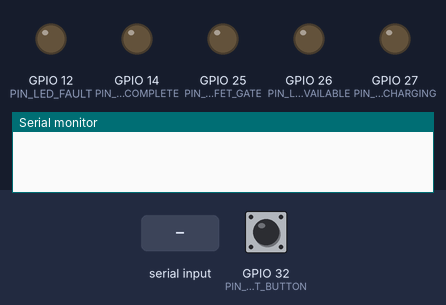
Recording of a sketch running on a simulated ESP32. Parts: output pins drawn as LEDs (lit = HIGH), the last lines printed to the serial monitor. Inputs (shaded band) come from the test bench; at power-on: GPIO 32 (PIN_FAULT_BUTTON) HIGH. WiFi joins after 1.5 s; servers stay silent unless stated; uploads are accepted with an empty reply.

Above: at 0.0 s.
At 1.7 s:
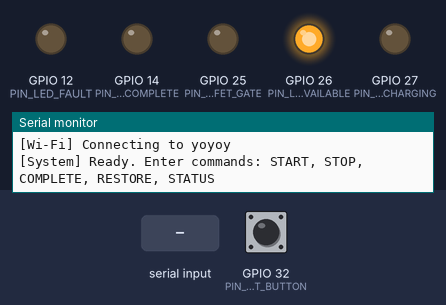
1.8 s: GPIO 32 (PIN_FAULT_BUTTON) pulled LOW for 0.15 s
At 2.7 s:
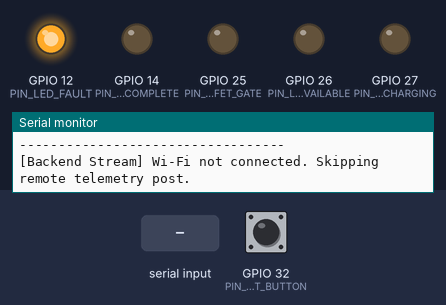
3.4 s: "START\n" received over Serial
4.9 s: "STOP\n" received over Serial
6.4 s: "COMPLETE\n" received over Serial
Timing chart, 0 to 8.9 s (numbered marks = the images above; inputs shaded):
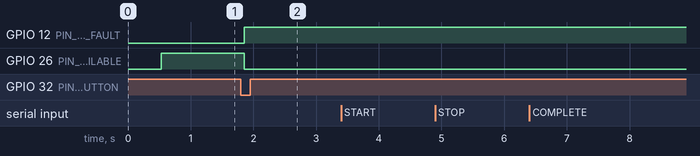

The sketch:

esp32_station.ino
```cpp
/*
 * VoltGuide Station Prototype Firmware (ESP32)
 * ============================================
 * Hardware Interface:
 *   - Board: ESP32 DevKit / ESP32-WROOM-32
 *   - GPIO25: MOSFET Gate Control (IRFZ44N Low-Voltage Load Switch)
 *   - GPIO26: GREEN LED (Station State: AVAILABLE)
 *   - GPIO27: BLUE LED  (Station State: CHARGING)
 *   - GPIO14: WHITE LED (Station State: COMPLETE)
 *   - GPIO12: RED LED   (Station State: FAULT)
 *   - GPIO32: Physical Fault Button (Active-LOW, INPUT_PULLUP)
 *
 * Telemetry Contract:
 *   - Posts to: POST http://YOUR_COMPUTER_IP:8000/station/telemetry/ingest
 *   - Station ID: "7" (Grand Mercure Mysore)
 *   - Source: "HARDWARE"
 *   - Telemetry Quality: "NOMINAL" (No INA219 current sensor connected)
 *   - Physical State: REAL (ESP32 Controller + MOSFET Logic + Physical Fault Button)
 *
 * Serial Commands (115200 baud):
 *   - START     : Transitions AVAILABLE -> CHARGING
 *   - STOP      : Transitions CHARGING  -> AVAILABLE
 *   - COMPLETE  : Transitions CHARGING  -> COMPLETE
 *   - RESTORE   : Transitions FAULT / COMPLETE -> AVAILABLE
 *   - STATUS    : Prints current state, electrical metrics, and Wi-Fi / backend diagnostics
 */

#include <WiFi.h>
#include <HTTPClient.h>

// -----------------------------------------------------------------------------
// Network & Backend Configuration
// -----------------------------------------------------------------------------
// Replace with your local Wi-Fi credentials
const char* WIFI_SSID     = "yoyoy";
const char* WIFI_PASSWORD = "11111111";

// Replace YOUR_COMPUTER_IP with the local IP of the computer running FastAPI (e.g. "http://192.168.1.50:8000")
// Do NOT use "localhost" or "127.0.0.1" because on ESP32 that refers to the microcontroller itself.
const char* API_BASE_URL  = "http://10.244.124.194";
const char* STATION_ID    = "7";

// -----------------------------------------------------------------------------
// GPIO Pin Assignments
// -----------------------------------------------------------------------------
const int PIN_MOSFET_GATE    = 25; // IRFZ44N gate control (logic output for testing)
const int PIN_LED_AVAILABLE  = 26; // Green LED
const int PIN_LED_CHARGING   = 27; // Blue LED
const int PIN_LED_COMPLETE   = 14; // White LED
const int PIN_LED_FAULT      = 12; // Red LED
const int PIN_FAULT_BUTTON   = 32; // Physical emergency fault button (INPUT_PULLUP)

// -----------------------------------------------------------------------------
// Station State Machine
// -----------------------------------------------------------------------------
enum StationState {
  STATE_AVAILABLE,
  STATE_CHARGING,
  STATE_COMPLETE,
  STATE_FAULT
};

StationState currentState = STATE_AVAILABLE;
String faultReason = "";

// -----------------------------------------------------------------------------
// Electrical & Session Tracking (Nominal Baseline)
// -----------------------------------------------------------------------------
const float NOMINAL_VOLTAGE_V = 400.0f; // Nominal DC bus voltage (Volts)
const float NOMINAL_CURRENT_A = 125.0f; // Nominal charging current (Amps)
const float NOMINAL_POWER_W   = 50000.0f; // Nominal active power (Watts)

unsigned long sessionStartTimeMs = 0;
unsigned long lastTelemetryPostMs = 0;
const unsigned long TELEMETRY_INTERVAL_MS = 3000; // Post telemetry every 3s

float accumulatedEnergyWh = 0.0f;
unsigned long lastEnergyCalcMs = 0;

// Button debounce tracking
int lastButtonState = HIGH;
unsigned long lastDebounceTimeMs = 0;
const unsigned long DEBOUNCE_DELAY_MS = 50;

// Serial input buffer
String inputCommandBuffer = "";

// -----------------------------------------------------------------------------
// Forward Declarations
// -----------------------------------------------------------------------------
void applyHardwareOutputs(StationState state);
void handleSerialCommands();
void checkPhysicalFaultButton();
void updateEnergyAccumulation();
void sendTelemetryToBackend();
void printStatus();
const char* getStateString(StationState state);
const char* getBackendStateString(StationState state);

// -----------------------------------------------------------------------------
// Setup
// -----------------------------------------------------------------------------
void setup() {
  Serial.begin(115200);
  delay(500);

  Serial.println();
  Serial.println(F("=================================================="));
  Serial.println(F("   VoltGuide EV Station Prototype - ESP32 Node   "));
  Serial.println(F("=================================================="));
  Serial.println(F("Hardware Profile:"));
  Serial.println(F("  - Controller: ESP32 DevKit (REAL)"));
  Serial.println(F("  - Actuator  : GPIO25 MOSFET Gate Switch (REAL)"));
  Serial.println(F("  - Telemetry : NOMINAL / ESTIMATED (No INA219 sensor)"));
  Serial.println(F("  - Station ID: 7 (Grand Mercure Mysore)"));
  Serial.println(F("--------------------------------------------------"));

  // Initialize GPIO directions
  pinMode(PIN_MOSFET_GATE, OUTPUT);
  pinMode(PIN_LED_AVAILABLE, OUTPUT);
  pinMode(PIN_LED_CHARGING, OUTPUT);
  pinMode(PIN_LED_COMPLETE, OUTPUT);
  pinMode(PIN_LED_FAULT, OUTPUT);
  pinMode(PIN_FAULT_BUTTON, INPUT_PULLUP);

  // Apply default boot state: AVAILABLE
  applyHardwareOutputs(STATE_AVAILABLE);

  // Initiate non-blocking Wi-Fi connection
  Serial.print(F("[Wi-Fi] Connecting to "));
  Serial.println(WIFI_SSID);
  WiFi.mode(WIFI_STA);
  WiFi.begin(WIFI_SSID, WIFI_PASSWORD);

  Serial.println(F("[System] Ready. Enter commands: START, STOP, COMPLETE, RESTORE, STATUS"));
}

// -----------------------------------------------------------------------------
// Main Loop
// -----------------------------------------------------------------------------
void loop() {
  // 1. Monitor physical emergency fault button (authoritative hardware input)
  checkPhysicalFaultButton();

  // 2. Process incoming serial operator commands
  handleSerialCommands();

  // 3. Update nominal session energy accumulation during CHARGING
  updateEnergyAccumulation();

  // 4. Periodically transmit hardware telemetry to FastAPI backend
  unsigned long now = millis();
  if (now - lastTelemetryPostMs >= TELEMETRY_INTERVAL_MS) {
    lastTelemetryPostMs = now;
    sendTelemetryToBackend();
  }

  yield();
}

// -----------------------------------------------------------------------------
// Hardware Output State Actuation
// -----------------------------------------------------------------------------
void applyHardwareOutputs(StationState state) {
  currentState = state;

  switch (state) {
    case STATE_AVAILABLE:
      digitalWrite(PIN_LED_AVAILABLE, HIGH); // Green ON
      digitalWrite(PIN_LED_CHARGING,  LOW);  // Blue OFF
      digitalWrite(PIN_LED_COMPLETE,  LOW);  // White OFF
      digitalWrite(PIN_LED_FAULT,     LOW);  // Red OFF
      digitalWrite(PIN_MOSFET_GATE,   LOW);  // MOSFET gate LOW (Load isolated)
      faultReason = "";
      break;

    case STATE_CHARGING:
      digitalWrite(PIN_LED_AVAILABLE, LOW);  // Green OFF
      digitalWrite(PIN_LED_CHARGING,  HIGH); // Blue ON
      digitalWrite(PIN_LED_COMPLETE,  LOW);  // White OFF
      digitalWrite(PIN_LED_FAULT,     LOW);  // Red OFF
      digitalWrite(PIN_MOSFET_GATE,   HIGH); // MOSFET gate HIGH (Load energized)
      sessionStartTimeMs = millis();
      lastEnergyCalcMs = millis();
      faultReason = "";
      break;

    case STATE_COMPLETE:
      digitalWrite(PIN_LED_AVAILABLE, LOW);  // Green OFF
      digitalWrite(PIN_LED_CHARGING,  LOW);  // Blue OFF
      digitalWrite(PIN_LED_COMPLETE,  HIGH); // White ON
      digitalWrite(PIN_LED_FAULT,     LOW);  // Red OFF
      digitalWrite(PIN_MOSFET_GATE,   LOW);  // MOSFET gate LOW (Load isolated)
      break;

    case STATE_FAULT:
      digitalWrite(PIN_LED_AVAILABLE, LOW);  // Green OFF
      digitalWrite(PIN_LED_CHARGING,  LOW);  // Blue OFF
      digitalWrite(PIN_LED_COMPLETE,  LOW);  // White OFF
      digitalWrite(PIN_LED_FAULT,     HIGH); // Red ON
      digitalWrite(PIN_MOSFET_GATE,   LOW);  // MOSFET gate LOW (Immediate cutoff)
      break;
  }
}

// -----------------------------------------------------------------------------
// Physical Fault Button Handler (Authoritative Hardware Signal)
// -----------------------------------------------------------------------------
void checkPhysicalFaultButton() {
  int reading = digitalRead(PIN_FAULT_BUTTON);

  // Detect state change for debouncing
  if (reading != lastButtonState) {
    lastDebounceTimeMs = millis();
  }

  if ((millis() - lastDebounceTimeMs) > DEBOUNCE_DELAY_MS) {
    // If button is held LOW (pressed) and not already in FAULT
    if (reading == LOW && currentState != STATE_FAULT) {
      Serial.println(F("\n[HARDWARE ALERT] Physical Emergency Fault Button Pressed (GPIO32)!"));
      faultReason = "MANUAL_FAULT";
      applyHardwareOutputs(STATE_FAULT);
      printStatus();
      // Transmit immediate telemetry update on fault trigger
      sendTelemetryToBackend();
    }
  }

  lastButtonState = reading;
}

// -----------------------------------------------------------------------------
// Nominal Energy Integration
// -----------------------------------------------------------------------------
void updateEnergyAccumulation() {
  if (currentState == STATE_CHARGING) {
    unsigned long now = millis();
    if (lastEnergyCalcMs > 0 && now > lastEnergyCalcMs) {
      float deltaHours = (now - lastEnergyCalcMs) / 3600000.0f;
      accumulatedEnergyWh += (NOMINAL_POWER_W * deltaHours);
    }
    lastEnergyCalcMs = now;
  }
}

// -----------------------------------------------------------------------------
// Serial Operator Commands Interface
// -----------------------------------------------------------------------------
void handleSerialCommands() {
  while (Serial.available() > 0) {
    char c = (char)Serial.read();
    if (c == '\n' || c == '\r') {
      inputCommandBuffer.trim();
      inputCommandBuffer.toUpperCase();

      if (inputCommandBuffer.length() > 0) {
        Serial.print(F(">> Command Received: "));
        Serial.println(inputCommandBuffer);

        if (inputCommandBuffer == "START") {
          if (currentState == STATE_AVAILABLE) {
            Serial.println(F("[State Transition] AVAILABLE -> CHARGING (MOSFET ON)"));
            accumulatedEnergyWh = 0.0f;
            applyHardwareOutputs(STATE_CHARGING);
          } else if (currentState == STATE_FAULT) {
            Serial.println(F("[Command Rejected] Cannot start: Station is in FAULT. Send RESTORE first."));
          } else {
            Serial.print(F("[Command Rejected] Station already in state: "));
            Serial.println(getStateString(currentState));
          }
        }
        else if (inputCommandBuffer == "STOP") {
          if (currentState == STATE_CHARGING) {
            Serial.println(F("[State Transition] CHARGING -> AVAILABLE (MOSFET OFF)"));
            applyHardwareOutputs(STATE_AVAILABLE);
          } else {
            Serial.println(F("[Command Rejected] Station is not actively charging."));
          }
        }
        else if (inputCommandBuffer == "COMPLETE") {
          if (currentState == STATE_CHARGING) {
            Serial.println(F("[State Transition] CHARGING -> COMPLETE (MOSFET OFF)"));
            applyHardwareOutputs(STATE_COMPLETE);
          } else {
            Serial.println(F("[Command Rejected] Session can only be completed from CHARGING state."));
          }
        }
        else if (inputCommandBuffer == "RESTORE") {
          if (currentState == STATE_FAULT || currentState == STATE_COMPLETE) {
            Serial.println(F("[State Transition] RESTORING station -> AVAILABLE"));
            accumulatedEnergyWh = 0.0f;
            applyHardwareOutputs(STATE_AVAILABLE);
          } else {
            Serial.println(F("[State Notice] Station is already active / operational."));
          }
        }
        else if (inputCommandBuffer == "STATUS") {
          printStatus();
        }
        else {
          Serial.println(F("[Error] Unknown command. Valid options: START, STOP, COMPLETE, RESTORE, STATUS"));
        }

        inputCommandBuffer = "";
      }
    } else {
      inputCommandBuffer += c;
    }
  }
}

// -----------------------------------------------------------------------------
// Telemetry HTTP Transmission (FastAPI Backend Ingestion)
// -----------------------------------------------------------------------------
void sendTelemetryToBackend() {
  if (WiFi.status() != WL_CONNECTED) {
    Serial.println(F("[Backend Stream] Wi-Fi not connected. Skipping remote telemetry post."));
    return;
  }

  HTTPClient http;
  String endpoint = String(API_BASE_URL) + "/station/telemetry/ingest";

  // Compute nominal electrical values based on state
  float volt = (currentState == STATE_CHARGING) ? NOMINAL_VOLTAGE_V : 0.0f;
  float curr = (currentState == STATE_CHARGING) ? NOMINAL_CURRENT_A : 0.0f;
  float pwr  = (currentState == STATE_CHARGING) ? NOMINAL_POWER_W   : 0.0f;
  bool isFault = (currentState == STATE_FAULT);
  bool relayClosed = (currentState == STATE_CHARGING);

  // Construct JSON payload
  char payload[384];
  if (isFault) {
    snprintf(payload, sizeof(payload),
      "{\"station_id\":\"%s\",\"source\":\"HARDWARE\",\"state\":\"%s\","
      "\"voltage_v\":%.1f,\"current_a\":%.1f,\"power_w\":%.1f,\"energy_wh\":%.2f,"
      "\"fault\":true,\"fault_code\":\"%s\",\"controller_connected\":true,"
      "\"telemetry_connected\":false,\"telemetry_quality\":\"NOMINAL\",\"relay_closed\":false}",
      STATION_ID,
      getBackendStateString(currentState),
      volt, curr, pwr, accumulatedEnergyWh,
      faultReason.c_str()
    );
  } else {
    snprintf(payload, sizeof(payload),
      "{\"station_id\":\"%s\",\"source\":\"HARDWARE\",\"state\":\"%s\","
      "\"voltage_v\":%.1f,\"current_a\":%.1f,\"power_w\":%.1f,\"energy_wh\":%.2f,"
      "\"fault\":false,\"fault_code\":null,\"controller_connected\":true,"
      "\"telemetry_connected\":false,\"telemetry_quality\":\"NOMINAL\",\"relay_closed\":%s}",
      STATION_ID,
      getBackendStateString(currentState),
      volt, curr, pwr, accumulatedEnergyWh,
      relayClosed ? "true" : "false"
    );
  }

  http.begin(endpoint);
  http.addHeader("Content-Type", "application/json");
  http.setTimeout(2500); // 2.5s timeout to keep local state machine responsive

  int httpResponseCode = http.POST(payload);

  if (httpResponseCode == 200) {
    Serial.print(F("[Backend Stream] POST 200 OK -> State: "));
    Serial.print(getStateString(currentState));
    Serial.print(F(" | MOSFET: "));
    Serial.print(relayClosed ? F("ON") : F("OFF"));
    Serial.print(F(" | Quality: NOMINAL | Energy: "));
    Serial.print(accumulatedEnergyWh, 1);
    Serial.println(F(" Wh"));
  } else if (httpResponseCode > 0) {
    Serial.print(F("[Backend Warning] HTTP Code "));
    Serial.print(httpResponseCode);
    Serial.println(F(". Local station state preserved."));
  } else {
    Serial.print(F("[Backend Error] HTTP POST failed: "));
    Serial.print(http.errorToString(httpResponseCode).c_str());
    Serial.println(F(". Local operation continuing."));
  }

  http.end();
}

// -----------------------------------------------------------------------------
// Detailed Status Reporting
// -----------------------------------------------------------------------------
void printStatus() {
  Serial.println(F("\n--- [VoltGuide Station Status] ---"));
  Serial.print(F("  Station ID        : ")); Serial.println(STATION_ID);
  Serial.print(F("  Hardware State    : ")); Serial.println(getStateString(currentState));
  Serial.print(F("  MOSFET Output     : ")); Serial.println((currentState == STATE_CHARGING) ? F("HIGH (CLOSED / ENERGIZED)") : F("LOW (OPEN / ISOLATED)"));
  Serial.print(F("  Fault Flag        : ")); Serial.println((currentState == STATE_FAULT) ? F("ACTIVE (MANUAL_FAULT)") : F("CLEAR"));
  Serial.print(F("  Telemetry Quality : NOMINAL (Estimated load baseline; no INA219)")); Serial.println();
  Serial.print(F("  Nominal Voltage   : ")); Serial.print((currentState == STATE_CHARGING) ? NOMINAL_VOLTAGE_V : 0.0f, 1); Serial.println(F(" V"));
  Serial.print(F("  Nominal Current   : ")); Serial.print((currentState == STATE_CHARGING) ? NOMINAL_CURRENT_A : 0.0f, 1); Serial.println(F(" A"));
  Serial.print(F("  Nominal Power     : ")); Serial.print((currentState == STATE_CHARGING) ? (NOMINAL_POWER_W / 1000.0f) : 0.0f, 2); Serial.println(F(" kW"));
  Serial.print(F("  Estimated Energy  : ")); Serial.print(accumulatedEnergyWh, 2); Serial.println(F(" Wh"));
  Serial.print(F("  Wi-Fi Status      : ")); Serial.println((WiFi.status() == WL_CONNECTED) ? String("CONNECTED (" + WiFi.localIP().toString() + ")") : String("DISCONNECTED"));
  Serial.print(F("  Target Endpoint   : ")); Serial.print(API_BASE_URL); Serial.println(F("/station/telemetry/ingest"));
  Serial.println(F("----------------------------------\n"));
}

// -----------------------------------------------------------------------------
// State Helpers
// -----------------------------------------------------------------------------
const char* getStateString(StationState state) {
  switch (state) {
    case STATE_AVAILABLE: return "AVAILABLE";
    case STATE_CHARGING:  return "CHARGING";
    case STATE_COMPLETE:  return "COMPLETE";
    case STATE_FAULT:     return "FAULT";
    default:              return "UNKNOWN";
  }
}

const char* getBackendStateString(StationState state) {
  switch (state) {
    case STATE_AVAILABLE: return "AVAILABLE";
    case STATE_CHARGING:  return "CHARGING";
    case STATE_COMPLETE:  return "COMPLETE";
    case STATE_FAULT:     return "FAULTED";
    default:              return "AVAILABLE";
  }
}
```

Measured:
- after the input at 1.8 s, GPIO 12 (PIN_LED_FAULT): LOW → HIGH after 0.05 s; GPIO 26 (PIN_LED_AVAILABLE): HIGH → LOW after 0.05 s
